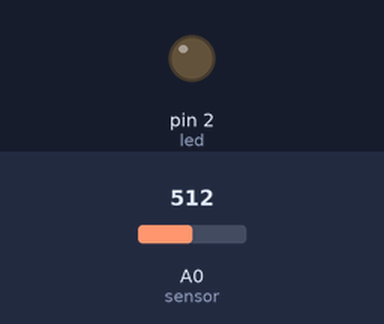
The sketch below on a simulated Arduino Uno, built with avr-gcc and run on an emulated ATmega328P. Parts: output pins drawn as LEDs (lit = HIGH). The inputs (shaded band) are chosen by the test bench; at power-on: A0 (sensor) = 512.

Above: at 1.2 s.
1.3 s: A0 (sensor) set to 23
2.8 s: A0 (sensor) set to 18
At 3.5 s:
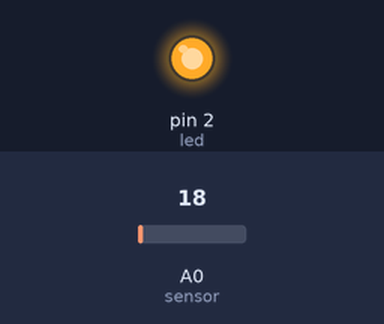
4.3 s: A0 (sensor) set to 122
At 4.6 s:
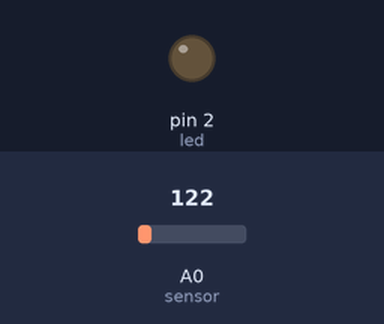
5.8 s: A0 (sensor) set to 10
At 6.9 s:
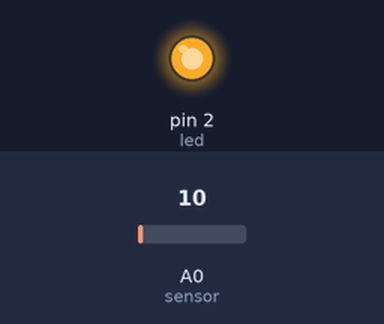
Timing chart, 0 to 8.3 s (numbered marks = the images above; inputs shaded):
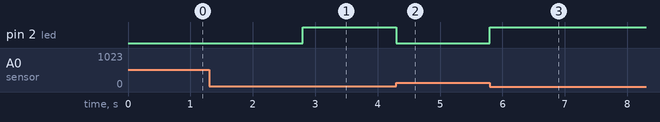

Measured:
- the behaviour switches between 21 and 20 on A0 (sensor) (found by bisection; images 0 and 1)
- after the input at 1.3 s, every drawn part: stays the same
- after the input at 2.8 s, pin 2 (led): LOW → HIGH at once
- after the input at 4.3 s, pin 2 (led): HIGH → LOW at once
- after the input at 5.8 s, pin 2 (led): LOW → HIGH at once

The sketch:

LDR.ino
```cpp
int led= 2;
int sensor=A0;

void setup() {
  pinMode(led,OUTPUT);
  pinMode(sensor,INPUT);
  // put your setup code here, to run once:

}

void loop() {
  int value= analogRead(sensor);
  if (value <=20){
    digitalWrite(led,HIGH);

  }
    else{
    digitalWrite(led,LOW);

      }
  // put your main code here, to run repeatedly:

}
```
